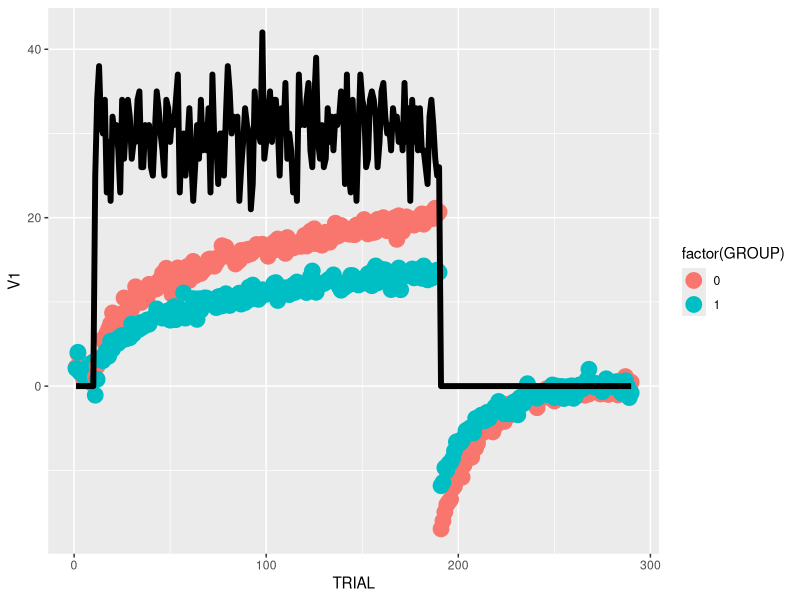
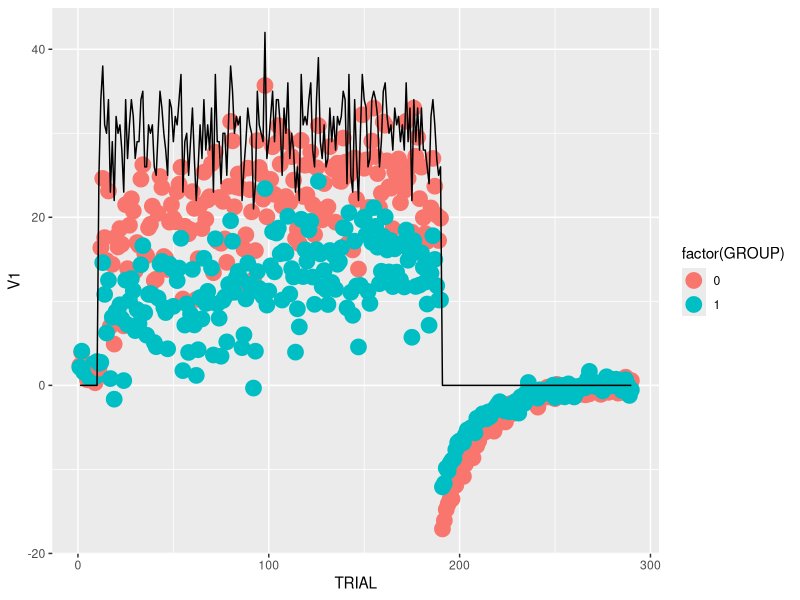
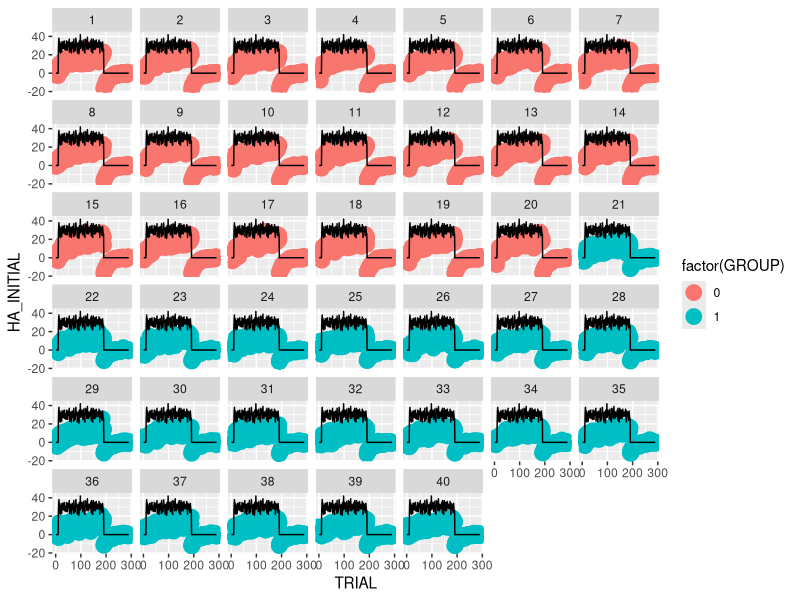
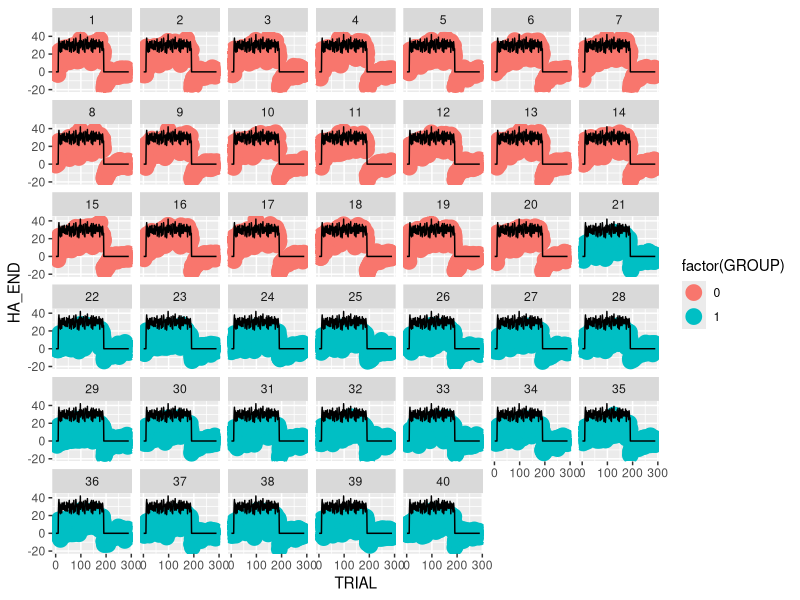
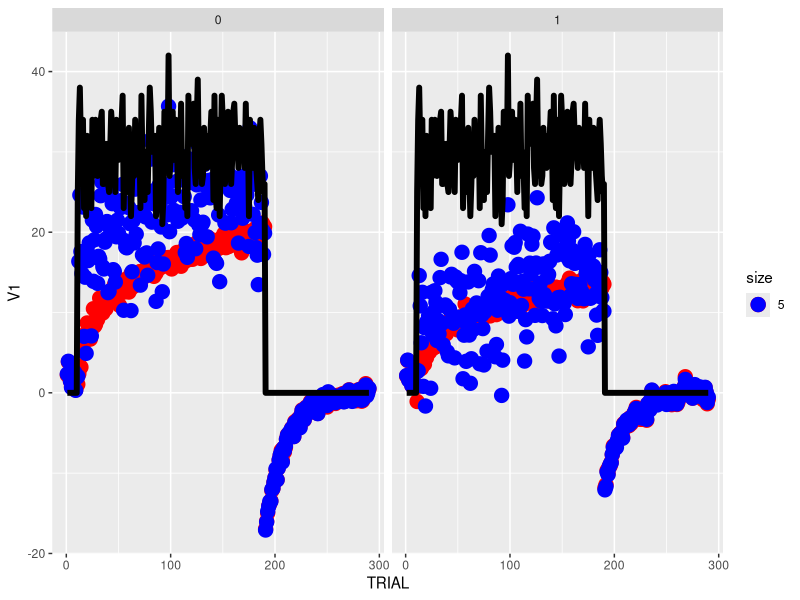

R code for these plots, in order:
library(data.table)
library(ggplot2)

rm(list=ls())

d <- fread('../datta/Bayes_SML_EXP1.csv')
d[, PHASE := factor(PHASE, levels=c('Baseline', 'Adaptation', 'Washout'))]
d[, TRIAL := 1:.N, .(SUBJECT)]

dd <- d[, mean(HA_INITIAL), .(GROUP, PHASE, TRIAL, ROT)]
ggplot(dd, aes(TRIAL, V1, colour=factor(GROUP))) +
    geom_point(size=5) +
    geom_line(aes(TRIAL, -ROT), colour='black', size=2)

dd <- d[, mean(HA_END), .(GROUP, PHASE, TRIAL, ROT)]
ggplot(dd, aes(TRIAL, V1, colour=factor(GROUP))) +
    geom_point(size=5) +
    geom_line(aes(TRIAL, -ROT), colour='black')


ggplot(d, aes(TRIAL, HA_INITIAL, colour=factor(GROUP))) +
    geom_point(size=5) +
    geom_line(aes(TRIAL, -ROT), colour='black') +
    facet_wrap(~SUBJECT)


ggplot(d, aes(TRIAL, HA_END, colour=factor(GROUP))) +
    geom_point(size=5) +
    geom_line(aes(TRIAL, -ROT), colour='black') +
    facet_wrap(~SUBJECT)



dd <- d[, .(mean(HA_INITIAL), mean(HA_END)), .(GROUP, PHASE, TRIAL, ROT)]
ggplot(data=dd) +
    geom_point(data=dd, aes(TRIAL, V1, size=5), colour='red') +
    geom_point(data=dd, aes(TRIAL, V2, size=5), colour='blue') +
    geom_line(data=dd, aes(TRIAL, -ROT), colour='black', size=2) +
    facet_wrap(~GROUP)
